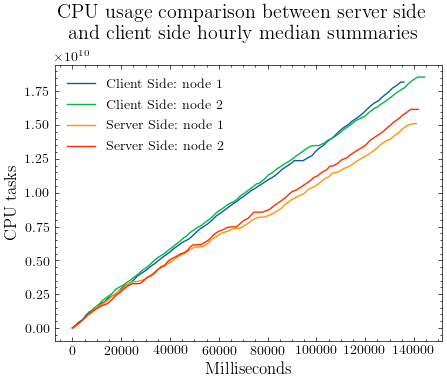

Python code for this plot:
import json, matplotlib.pyplot as plt
import dateutil.parser
import matplotlib
plt.style.use('science')
data = {}


def open_file(name):
    with open(name) as file:
        json_file = json.load(file)
        x = []
        y = []
        offset_time = dateutil.parser.parse(json_file[0]["time"]).timestamp() * 1000
        offset_value = json_file[0]["value"]
        for el in json_file:
            x_val = dateutil.parser.parse(el["time"]).timestamp() * 1000 - offset_time
            x.append(x_val)
            y_val = el["value"] - offset_value
            y.append(y_val)
        stop = False
        counter = 1
        last_val = y[-counter]
        while not stop:
            if y[-counter] != last_val:
                stop = True
            else:
                counter += 1
        if -counter + 3 < 0:
            x = x[:-counter + 3]
            y = y[:-counter + 3]
        return x, y

data['rawMedian_aqs1'] = open_file('../testData/cpuData/onRawDataAvgMin_aqs1_cpu.txt')
data['rawMedian_aqs2'] = open_file('../testData/cpuData/onRawDataAvgMin_aqs2_cpu.txt')

data['summariesMedianHour_aqs1'] = open_file('../testData/cpuData/summariesWeekMedianHourData_aqs1_cpu.txt')
data['summariesMedianHour_aqs2'] = open_file('../testData/cpuData/summariesWeekMedianHourData_aqs2_cpu.txt')

# data['summariesMedianDay_aqs1'] = open_file('testData/cpuData/summariesWeekMedianDayData_aqs1_cpu.txt')
# data['summariesMedianDay_aqs2'] = open_file('testData/cpuData/summariesWeekMedianDayData_aqs2_cpu.txt')

plt.rc('axes', labelsize=12)
fig = plt.figure()
axes = fig.add_subplot(1,1,1)
st = fig.suptitle("CPU usage comparison between server side\n and client side hourly median summaries", fontsize="x-large")


axes.plot(data['rawMedian_aqs1'][0], data['rawMedian_aqs1'][1], label="Client Side: node 1")
axes.plot(data['rawMedian_aqs2'][0], data['rawMedian_aqs2'][1], label="Client Side: node 2")
axes.plot(data['summariesMedianHour_aqs1'][0], data['summariesMedianHour_aqs1'][1], label="Server Side: node 1")
axes.plot(data['summariesMedianHour_aqs2'][0], data['summariesMedianHour_aqs2'][1], label="Server Side: node 2")
axes.legend(loc="upper left")
axes.set_xlabel('Milliseconds')
axes.set_ylabel('CPU tasks')

fig.set_size_inches(5, 4)
fig.canvas.draw()
fig.set_tight_layout(False)
st.set_y(0.95)
fig.subplots_adjust(top=0.8)

plt.savefig("cpu_median_abstract.png", dpi=100)